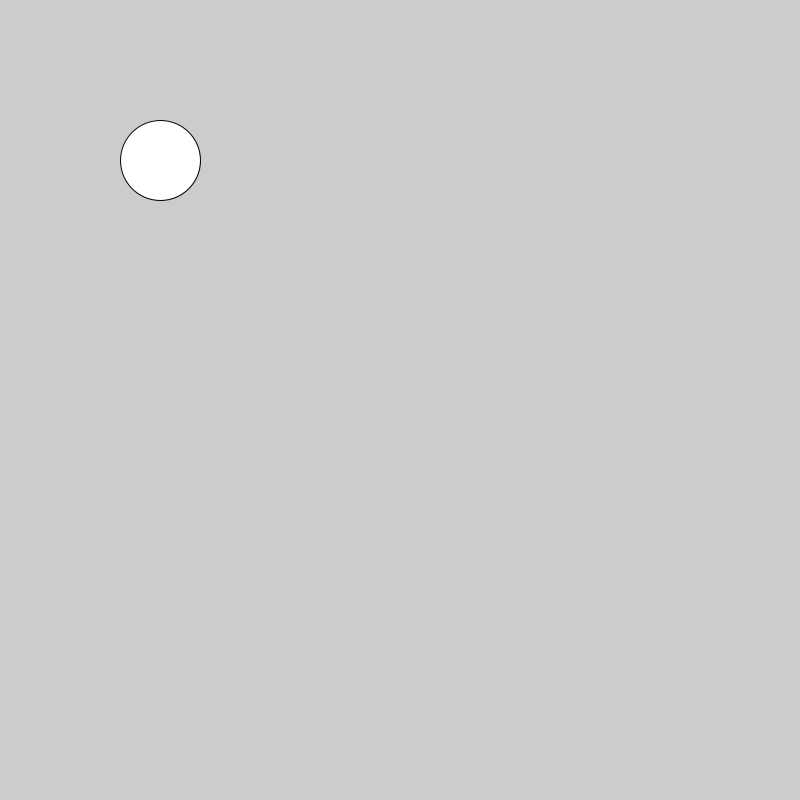
Frame 1 (no input)
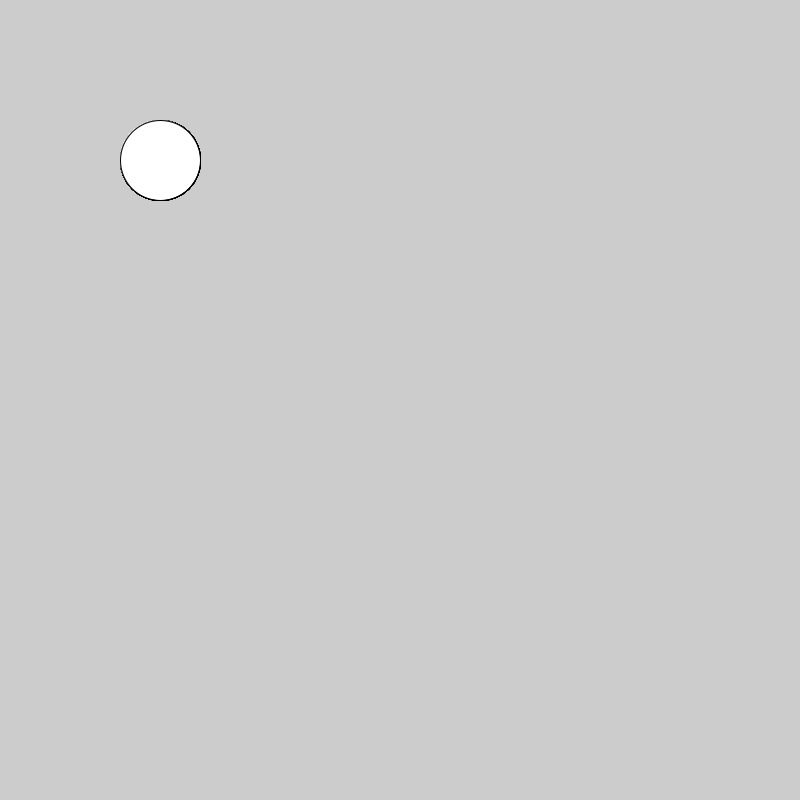
Frame 60 (the mouse pressed at the canvas centre just before this capture)
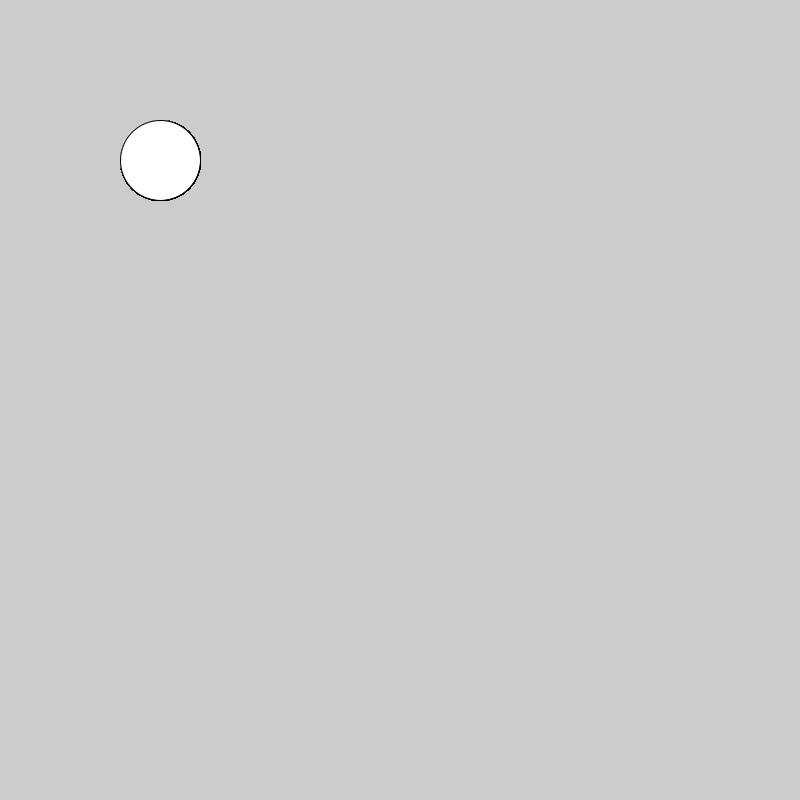
Frame 120 (the mouse held since frame 60 and released just before this capture)

The Processing sketch that drew these frames (run headless with seeded random() and noise(); from frame 60 on, the mouse is pressed at the canvas centre):

// Processing sketch: bouncing_ball_1
// ── bouncing_ball_1.pde
void setup() {
  size(800, 800);
}

void draw() {
  ellipse(160, 160, 80, 80);
}
